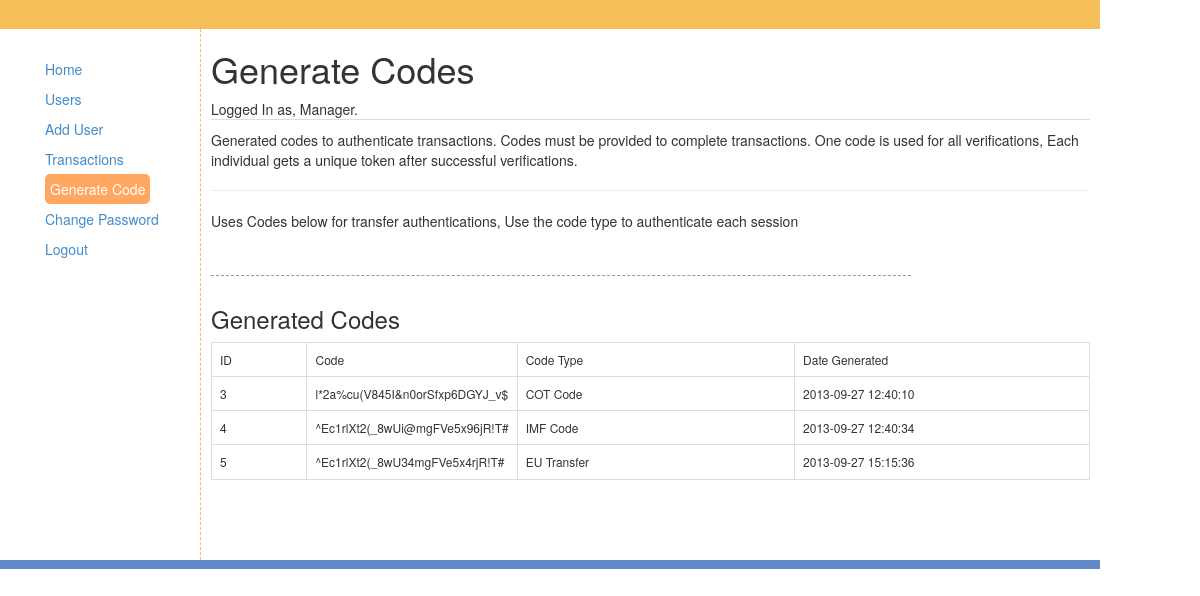
The page /adminPanel/generate.php (signed in) on the database its author committed.
### tables this page shows
CREATE TABLE IF NOT EXISTS `tbl_users` (
  `id` int(11) NOT NULL AUTO_INCREMENT,
  `username` varchar(20) NOT NULL,
  `password` varchar(512) NOT NULL,
  `user_level` int(11) NOT NULL,
  `email` varchar(100) NOT NULL,
  `email_code` varchar(100) NOT NULL,
  `time` int(11) NOT NULL,
  `confirmed` int(11) NOT NULL,
  `ip` varchar(20) NOT NULL,
  `suspended` int(11) NOT NULL,
  `full_name` varchar(100) NOT NULL,
  `website` varchar(100) NOT NULL,
  `country` varchar(100) NOT NULL,
  `account_name` varchar(100) NOT NULL,
  `account_type` varchar(100) NOT NULL,
  `account_no` varchar(100) NOT NULL,
  `balance` varchar(100) NOT NULL,
  `accept` tinyint(1) NOT NULL,
  `nickname` varchar(100) NOT NULL,
  `str_address` varchar(255) NOT NULL,
  `city` varchar(100) NOT NULL,
  `state` varchar(100) NOT NULL,
  `tel` varchar(15) NOT NULL,
  `email_address` varchar(50) NOT NULL,
  `image_url` varchar(255) NOT NULL,
  `jii` varchar(255) NOT NULL,
  PRIMARY KEY (`id`)
);

CREATE TABLE IF NOT EXISTS `codes` (
  `id` int(11) NOT NULL AUTO_INCREMENT,
  `codes` varchar(30) NOT NULL,
  `time` timestamp NOT NULL DEFAULT CURRENT_TIMESTAMP ON UPDATE CURRENT_TIMESTAMP,
  `cot_code` varchar(100) NOT NULL,
  `imf_code` varchar(100) NOT NULL,
  `eu_transfer_cert` varchar(300) NOT NULL,
  `code_type` varchar(100) NOT NULL,
  PRIMARY KEY (`id`)
);

### adminPanel/core/init.php (called while the page is built, shortened)
<?php ob_start();
require_once ('connect/database.php');
require_once ('classes/user.class.php');
require_once ('classes/codes.class.php');
$user = new Users($db);
$codes = new Codes($db);

### adminPanel/core/classes/user.class.php (called while the page is built, shortened)
<?php
class Users {
    public  $db;
    public function __construct($database) {
        $this->db = $database;
    }
    public function userdata($id) {
        $query = $this->db->prepare("SELECT * FROM `tbl_users` WHERE `id`= ?");
        $query->bindValue(1, $id);
        try{
            $query->execute();
            return $query->fetch();
        } catch(PDOException $e){
            die($e->getMessage());
        }
    }
}

### adminPanel/core/classes/codes.class.php (called while the page is built, shortened)
<?php
class Codes {
    public  $db;
    public function __construct($database) {
        $this->db = $database;
    }
    public function getCodes(){
        $query = $this->db->prepare("SELECT * FROM `codes` ORDER BY `id` ASC");
        try{
            $query->execute();
        }catch(PDOException $e){
            die($e->getMessage());
        }
        return $query->fetchAll();
    }
}

### adminPanel/generate.php (the view, shortened to what this page needs)
<?php
require ('core/init.php');
$users = $user->userdata($_SESSION['id']);
$record = $codes->getCodes();
?>
<!doctype>
<html lang="en">
<head>
    <link href="assets/css/styles.css" rel="stylesheet">
    <link href="assets/css/bootstrap.css" rel="stylesheet">
</head>
<body>
<div class="main">
    <aside class="left">
        <nav>
            <ul>
                <li><a href="dashboard.php">Home</a></li>
                <li><a href="users.php">Users</a></li>
                <li><a href="add_user.php">Add User</a></li>
                <li><a href="transactions.php">Transactions</a></li>
                <li><a class="active" href="generate.php">Generate Code</a></li>
                <li><a href="change_password.php">Change Password</a></li>
                <li><a href="logout.php">Logout</a></li>
            </ul>
        </nav>
    </aside>
    <aside class="right">
        <h1>Generate Codes</h1>
        <p style="border-bottom:1px solid #ddd;">
            Logged In as, <?php echo ucfirst($users['username']); ?>.
        </p>
        <p>
        Generated codes to authenticate transactions. Codes must be provided to complete transactions. One code is used for all verifications, Each individual gets a unique token after successful verifications.</p>
        <hr />
        <div style="width:700px;margin-bottom:30px;padding-bottom:30px;border-bottom:1px dashed #999999">
            <form role="form" name="addCode" action="<?php $_SERVER['PHP_SELF'];?>" method="post">
                <p>Uses Codes below for transfer authentications, Use the code type to authenticate each session</p>
            </form>
        </div>
        <div style="margin-bottom:30px;padding-bottom:30px; font-size: 11px;">
            <h3>Generated Codes</h3>
            <table width="73%" class="table table-bordered" style="font-size: 12px;">
              <tr>
                <td width="11%">ID</td>
                <td width="23%">Code</td>
                <td width="32%">Code Type</td>
                <td width="34%">Date Generated</td>
              </tr>
              <?php
                    foreach($record as $data){
                        echo "<tr>";
                        echo "<td>";
                        echo $data['id'];
                        echo "</td>";
                        echo "<td>";
                        echo $data['codes'];
                        echo "</td>";
                        echo "<td>";
                        echo $data['code_type'];
                        echo "</td>";
                        echo "<td>";
                        echo $data['time'];
                        echo "</td>";
                        echo "</tr>";
                    }
                ?>
            </table>
        </div>
    </aside>
</div>
</body>
</html>

### adminPanel/assets/css/styles.css (style rules this page uses)
body { background:#ddd; }
.main { position:absolute;width:1100px;margin:0 auto;border-top:29px solid #f4be59;border-bottom:9px solid #6289c7;height:auto; }
aside.left { padding-top:25px;width:200px;float:left; }
aside.right { width:900px;float:left;padding:0 10px 0;border-left:1px dashed #f4be59; }
nav ul { list-style:none; }
nav li { padding: 5px; }
nav .active { background: #ffa660;text-decoration:none;color:#fff;padding:5px;border-radius:5px; }

### rows shown on the page
tbl_users: username "Manager"
codes: id "3", codes "l*2a%cu(V845I&n0orSfxp6DGYJ_v$", code_type "COT Code", time "2013-09-27 12:40:10"
codes: id "4", codes "^Ec1rlXt2(_8wUi@mgFVe5x96jR!T#", code_type "IMF Code", time "2013-09-27 12:40:34"
codes: id "5", codes "^Ec1rlXt2(_8wU34mgFVe5x4rjR!T#", code_type "EU Transfer", time "2013-09-27 15:15:36"
